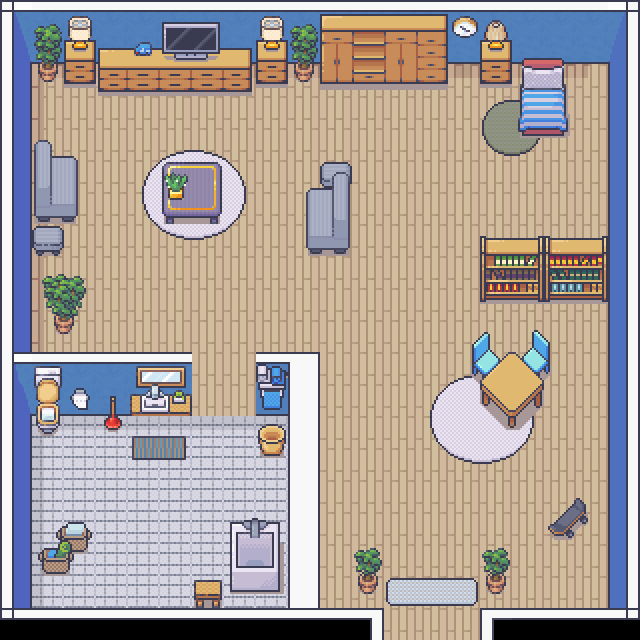

Tiled map render using the project's own tile images. Description and the map definition, with tile-layer contents summarised, below:
An orthogonal 20x20 tile map with 32x32 px tiles, 5 tile layers (groundLayer, wallLayer, carpetLayer, furnitureLayer, ...), 4 tilesets and 1 object (life1).

<map version="1.5" tiledversion="1.7.2" orientation="orthogonal" renderorder="right-down" width="20" height="20" tilewidth="32" tileheight="32" infinite="0" nextlayerid="11" nextobjectid="9">
 <editorsettings>
  <export target="house.json" format="json" />
 </editorsettings>
 <tileset firstgid="1" name="bedroom32x32" tilewidth="32" tileheight="32" tilecount="1712" columns="16">
  <image source="bedroom32x32.png" width="512" height="3424" />
 </tileset>
 <tileset firstgid="1713" name="roomBuilder32x32" tilewidth="32" tileheight="32" tilecount="8284" columns="76">
  <image source="roomBuilder32x32.png" width="2432" height="3488" />
 </tileset>
 <tileset firstgid="9997" name="bathroom32x32" tilewidth="32" tileheight="32" tilecount="896" columns="16">
  <image source="bathroom32x32.png" width="512" height="1792" />
 </tileset>
 <tileset firstgid="10893" name="livingRoom32x32" tilewidth="32" tileheight="32" tilecount="720" columns="16">
  <image source="livingRoom32x32.png" width="512" height="1440" />
 </tileset>
 <layer id="2" name="groundLayer" width="20" height="20">
  <data>[400 cells, 361 non-empty, 9 distinct tile ids]</data>
 </layer>
 <layer id="1" name="wallLayer" width="20" height="20">
  <data>[400 cells, 111 non-empty, 20 distinct tile ids]</data>
 </layer>
 <layer id="7" name="carpetLayer" width="20" height="20">
  <data>[400 cells, 44 non-empty, 28 distinct tile ids]</data>
 </layer>
 <layer id="3" name="furnitureLayer" width="20" height="20">
  <data>[400 cells, 90 non-empty, 82 distinct tile ids]</data>
 </layer>
 <layer id="6" name="itemLayer" width="20" height="20">
  <data>[400 cells, 47 non-empty, 40 distinct tile ids]</data>
 </layer>
 <objectgroup id="10" name="objectLayer">
  <object id="8" name="life1" x="146.25" y="546.104">
   <properties>
    <property name="collect1" type="bool" value="true" />
   </properties>
   <point />
  </object>
 </objectgroup>
</map>
